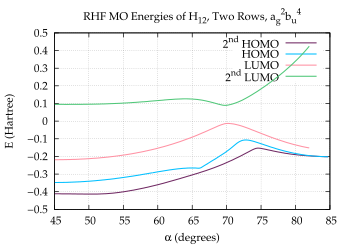

Here is the gnuplot script that generated this plot:
set term postscript enhanced eps color "Palatino" 16
set size 0.7, 0.7
set encoding iso

# Set line styles
set style line  1 lt 1 lw 3 lc rgb "#0070FF" pt 6    # blue
set style line  2 lt 1 lw 3 lc rgb "#E52B50" pt 6    # red
set style line  3 lt 1 lw 3 lc rgb "#009A63" pt 6    # green
set style line  4 lt 1 lw 3 lc rgb "#702963" pt 6    # purple
set style line  5 lt 1 lw 3 lc rgb "#F28500" pt 6    # orange
set style line  6 lt 1 lw 3 lc rgb "#00BFFF" pt 6    # deep sky blue
set style line  7 lt 1 lw 3 lc rgb "#FF91A4" pt 6    # pink
set style line  8 lt 1 lw 3 lc rgb "#50C878" pt 6    # light green
set style line  9 lt 1 lw 3 lc rgb "#C9A0DC" pt 6    # lavender
set style line 10 lt 1 lw 3 lc rgb "#000000" pt 6    # black
set style line 11 lt 2 lw 3 lc rgb "#0070FF" pt 6    # blue
set style line 12 lt 2 lw 3 lc rgb "#E52B50" pt 6    # red
set style line 13 lt 2 lw 3 lc rgb "#009A63" pt 6    # green
set style line 14 lt 2 lw 3 lc rgb "#702963" pt 6    # purple
set style line 15 lt 2 lw 3 lc rgb "#F28500" pt 6    # orange
set style line 16 lt 2 lw 3 lc rgb "#00BFFF" pt 6    # deep sky blue
set style line 17 lt 2 lw 3 lc rgb "#FF91A4" pt 6    # pink
set style line 18 lt 2 lw 3 lc rgb "#50C878" pt 6    # light green
set style line 19 lt 2 lw 3 lc rgb "#C9A0DC" pt 6    # lavender
set style line 20 lt 2 lw 3 lc rgb "#000000" pt 6    # black
set style line 100 lt 1 lw 1 lc rgb "#FFFFFF"

set title "RHF MO Energies of H_{12}, Two Rows, a_g^2b_u^4"
set xlabel "{/Symbol a} (degrees)"
set ylabel "E (Hartree)"
set xtics 0, 5.0 
set grid xtics x2tics ytics

set output "MOE_ag2bu4.eps"
set xrange [45:85]
set yrange [*:*]
plot "ag2bu4/h12MOE" u 1:3 w l ls 4 ti "2^{nd} HOMO",  \
     "ag3bu3/h12MOE" u 1:4 w l ls 6 ti "HOMO",  \
     "ag4bu2/h12MOE" u 1:5 w l ls 7 ti "LUMO",  \
     "ag4bu2/h12MOE" u 1:6 w l ls 8 ti "2^{nd} LUMO"
